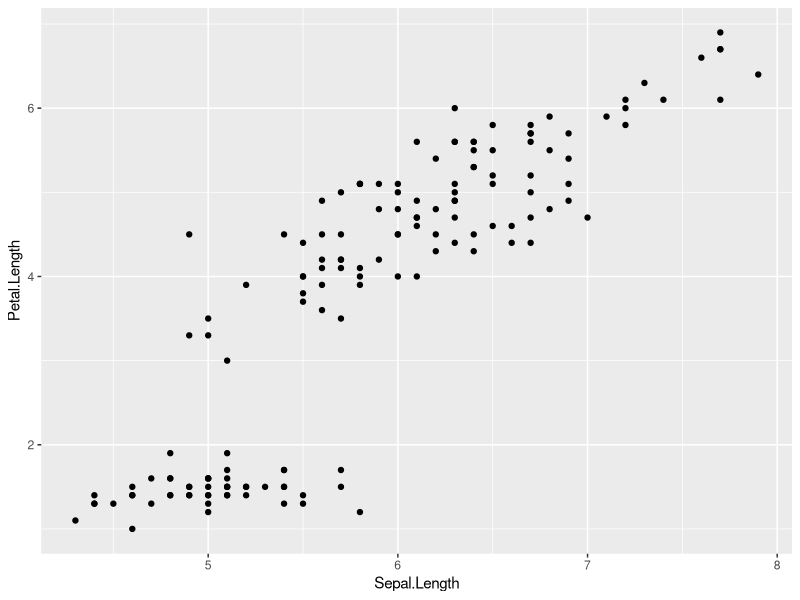
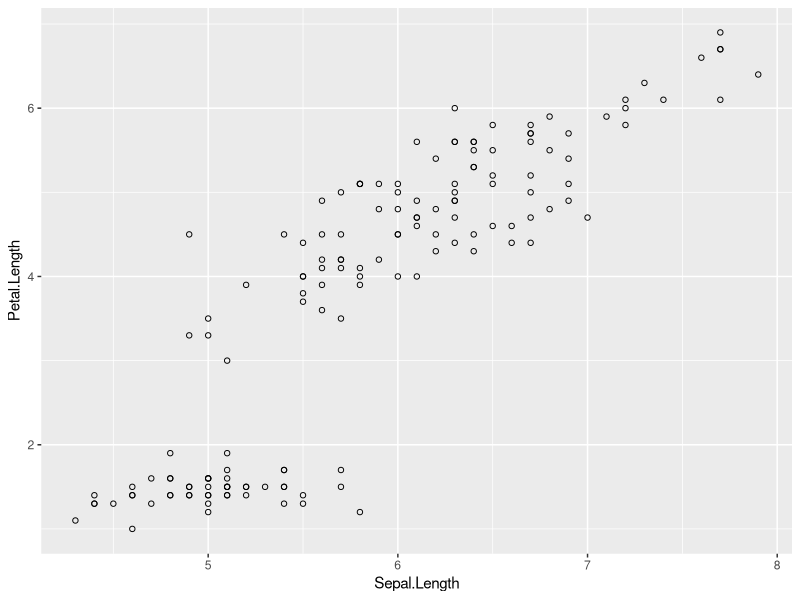
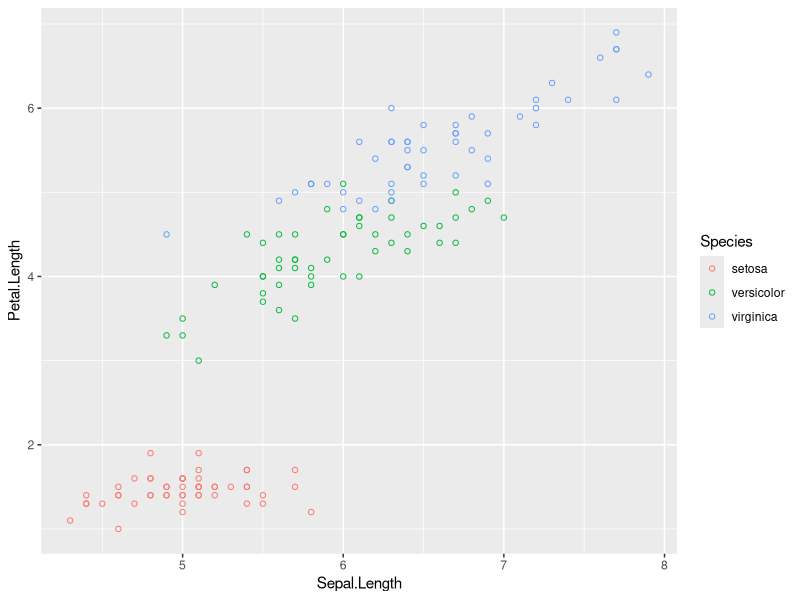
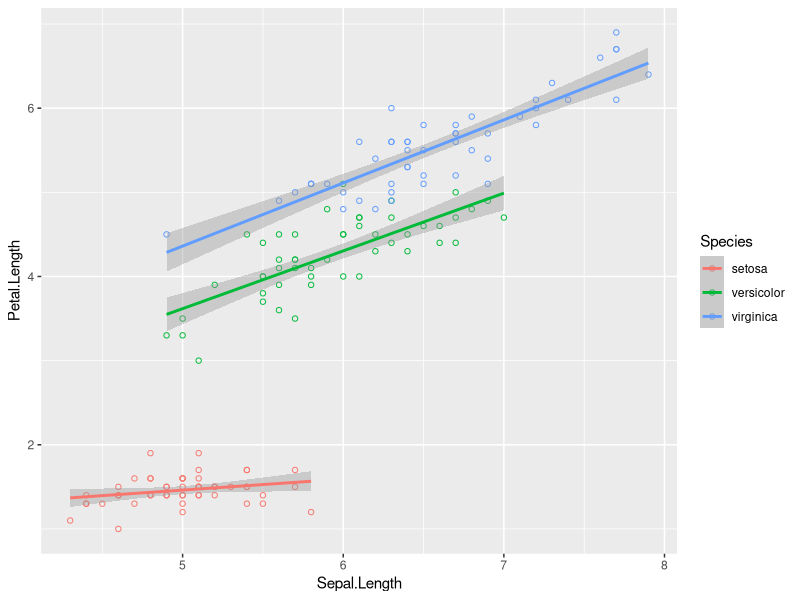
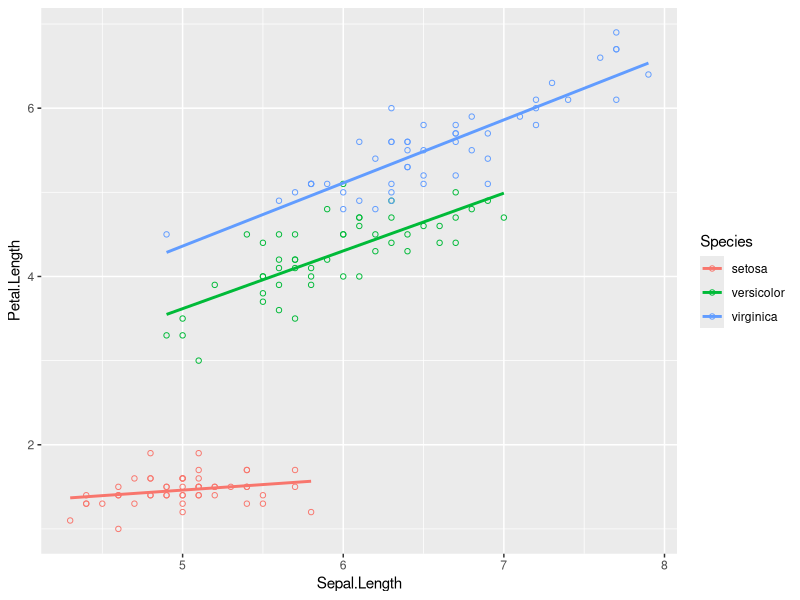

Here is the R script that generated these plots, in order:
# Load ggplot
library(ggplot2)

# Read in dataset
data(iris)

iris

# Basic Scatter Plot
ggplot(iris, aes(Sepal.Length, Petal.Length)) + 
  geom_point() 

# Change the shape of points
ggplot(iris, aes(Sepal.Length, Petal.Length)) + 
  geom_point(shape=1) 

# Add color to points
ggplot(iris, aes(Sepal.Length, Petal.Length, colour=Species)) + 
  geom_point(shape=1) 

# Add a regresison line
ggplot(iris, aes(Sepal.Length, Petal.Length, colour=Species)) + 
  geom_point(shape=1) +
  geom_smooth(method=lm)

# Add a regresison line but no shaded confidence region
ggplot(iris, aes(Sepal.Length, Petal.Length, colour=Species)) + 
  geom_point(shape=1) +
  geom_smooth(method=lm, se=FALSE)

